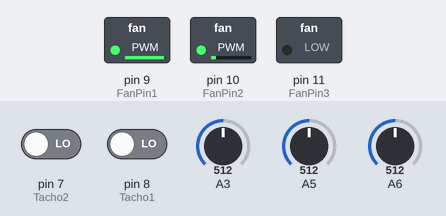
Bench run of a sketch on a simulated Arduino Nano, built with avr-gcc and run on an emulated ATmega328P. Parts: switched loads named in the sketch (green lamp = pin HIGH). The inputs (shaded band) are chosen by the test bench; at power-on: A3 = 512, A6 = 512, pin 7 (Tacho2) LOW, pin 8 (Tacho1) LOW, A5 = 512. What the sketch prints to the serial monitor is not drawn.

Above: at 19.5 s.
19.6 s: A3 set to 716
At 30.8 s:
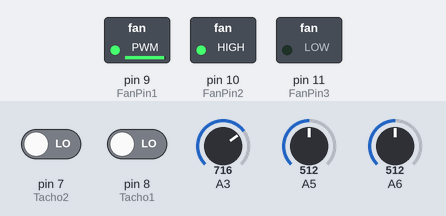
33.9 s: A6 set to 122
At 43.2 s:
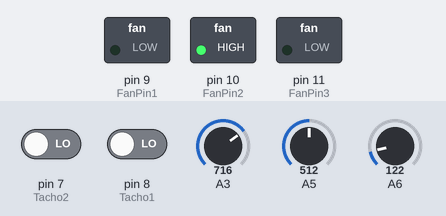
55.9 s: A3 set to 651
58.1 s: A3 set to 620
At 69.3 s:
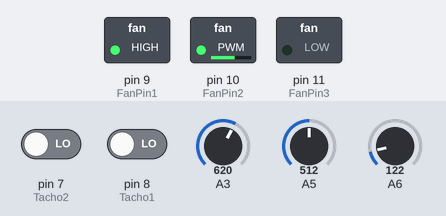
73.4 s: A3 set to 900
Timing chart, 0 to 87.6 s (numbered marks = the images above; inputs shaded):
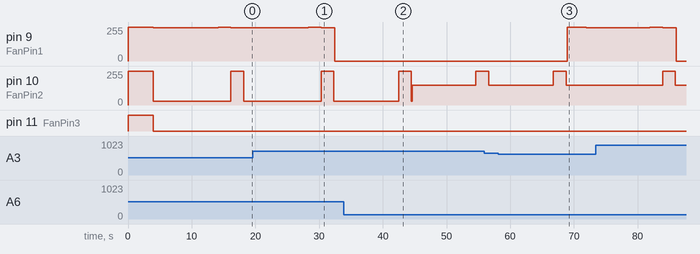

Measured:
- the behaviour switches between 639 and 638 on A3 (found by bisection; images 2 and 3)
- after the input at 58.1 s, pin 9 (FanPin1): 0/255 → 255/255 after 10.8 s, → 250/255 3.0 s later

The sketch:

ntc.ino
```cpp
/*thermistor parameters:

   RT0: 10 000 Ω
   B: 3977 K +- 0.75%
   T0:  25 C
   +- 5%


   P1  10 Pin

   1  12 Volt
   2  12 Volt
   3  GND
   4  GND
   5  NTC 1
   6  NTC 1
   7  NTC 2
   8  NTC 2
   9  NC
   10 NC


   P2 10 Pin

   1  Fan 1 + 12 Volt
   2  Fan 1 -
   3  Fan 1 Tacho
   4  Fan 2 + 12 Volt
   5  Fan 2 -
   6  Fan 2 Tacho
   7  Fan 3 + 12 Volt
   8  Fan 3 -
   9  Fan 4Tacho
   10 NC
*/

/* These values are in the datasheet */
#define RT0 10000   // Ω
#define B 4300      // K


const int FanPin1 = 9;  // Main fan
const int FanPin2 = 10; // nForce fan
const int FanPin3 = 11; // Disk fan


const int Tacho1 = 8;
const int Tacho2 = 7;
const int Tacho3 = 6;


/* Fan case */
const byte SpeedFan1Low  = 250;
const byte SpeedFan1High = 255;

/* Fan nForce */
const byte SpeedFan2Low  = 30;
const byte SpeedFan2High = 150;

const byte SpeedFan3Low  = 00;
const byte SpeedFan3High = 0;


byte SpeedFan1;
byte SpeedFan2;
byte SpeedFan3;

int AbfrageZahl = 5; // Je mehr abfragen, desto stabiler isr das Ergebnis, dauert aber länger
int Abfrage[5]; // Array Variable für das Mitteln der Temperatur http://arduino.cc/de/pmwiki.php?n=Reference/Array

#define VCC 5.01    //Supply voltage
#define R 10000     //R=10KΩ

/* Variables */
float RT, VR, ln, TX, T0, VRT;

void setup() {

  TCCR1B = (TCCR1B & 0b11111000) | 0x01; /* Setzt Timer1 (Pin 9 und 10) auf 31300Hz */
  pinMode(Tacho1, INPUT);
  pinMode(Tacho2, INPUT);
  pinMode(Tacho3, INPUT);
  Serial.begin(9600);
  T0 = 25 + 273.15;                 /* Temperature T0 from datasheet, conversion from Celsius to kelvin */

  /* start all fans */
  SpeedFan1 = 255;
  SpeedFan2 = 255;
  SpeedFan3 = 255;

  analogWrite(FanPin1, SpeedFan1);
  analogWrite(FanPin2, SpeedFan2);
  analogWrite(FanPin3, SpeedFan3);
  delay(4000);

  SpeedFan1 = SpeedFan1Low;
  SpeedFan2 = SpeedFan2Low;
  SpeedFan3 = SpeedFan3Low;

  analogWrite(FanPin1, SpeedFan1);
  analogWrite(FanPin2, SpeedFan2);
  analogWrite(FanPin3, SpeedFan3);
}


void loop()
{
  float TX1, TX2, TX3;
  unsigned long FanRPM1;
  unsigned long FanRPM2;
  unsigned long FanRPM3;

  // case temperature
  TX1 = readNtc(A3);

  // nForce temperature
  TX2 = readNtc(A6);

  // disk temperature
  TX3 = readNtc(A5);

  Serial.print("Temperature case: ");
  Serial.print(TX1);
  Serial.print(" C nForce: ");
  Serial.print(TX2);
  Serial.print(" C  disk: ");
  Serial.print(TX3);
  Serial.println(" C");

  /* Fan 1 */
  if (TX1 >= 50 )
  {
    SpeedFan1 = SpeedFan1High;
    analogWrite(FanPin1, SpeedFan1);
  }
  else if ((TX1 <= 30) && ( TX1 > 15))
  {
    if (SpeedFan1 == 0)
    {
      /* restart fan */
      analogWrite(FanPin1, 255);
      delay(3000);

    }
    SpeedFan1 = SpeedFan1Low;
    analogWrite(FanPin1, SpeedFan1);
  }
  else if (TX1 <= 10)
  {
    /* Fan stop */
    SpeedFan1 = 0;
    analogWrite(FanPin1, SpeedFan1);
  }

  /* Fan 2 nForce */
  if (TX2 >= 47 )
  {
    SpeedFan2 = SpeedFan2High;
    analogWrite(FanPin2, SpeedFan2);
  }
  else if ((TX2 <= 44) && (TX2 > 15))
  {
    if (SpeedFan2 == 0)
    {
      /* restart fan */
      analogWrite(FanPin2, 255);
      delay(3000);

    }
    SpeedFan2 = SpeedFan2Low;
    analogWrite(FanPin2, SpeedFan2);
  }
  else if (TX < 10)
  {
    /* Fan stop */
    SpeedFan2 = 0;
    analogWrite(FanPin2, SpeedFan2);
  }

  /* Fan 3 */
  if (TX2 >= 50 )
  {
    SpeedFan3 = SpeedFan3High;
    analogWrite(FanPin3, SpeedFan3);
  }
  else if (TX2 <= 35)
  {
    SpeedFan3 = SpeedFan3Low;
    analogWrite(FanPin3, SpeedFan3);
  }

  delay(10000);

  Serial.print("Speed Fan1 RPM ");
  FanRPM1 = pulse_stretch(FanPin1, Tacho1, SpeedFan1);
  Serial.print(FanRPM1);
  Serial.print("  Fan2 RPM ");
  FanRPM2 = pulse_stretch(FanPin2, Tacho2, SpeedFan2);
  Serial.print(FanRPM2);
  Serial.print("  Fan3 RPM ");
  FanRPM3 = pulse_stretch(FanPin3, Tacho3, SpeedFan3);
  Serial.println(FanRPM3);
}

float readNtc(int pin) {

  int Durchschnitt;
  for (int i = 0; i < AbfrageZahl; i++) {
    Abfrage[i] = analogRead(pin);
    delay(10);
  }

  // Mittelt alle Abfragen
  Durchschnitt = 0;
  for (int i = 0; i < AbfrageZahl; i++) {
    Durchschnitt += Abfrage[i];
  }
  Durchschnitt /= AbfrageZahl;

  VRT = Durchschnitt;              //Acquisition analog value of VRT
  VRT = ( 5.0 / 1023.00) * VRT;      //Conversion to voltage
  VR = VCC - VRT;
  RT = VRT / (VR / R);               //Resistance of RT

  ln = log(RT / RT0);
  TX = (1 / ((ln / B) + (1 / T0))); //Temperature from thermistor

  TX = TX - 273.15;                 //Conversion to Celsius
  return TX;
}

unsigned long pulse_stretch(int FanPin, int Tacho, int FanSpeed) {

  unsigned long FlankenZeit;
  unsigned long UmdrZeit;
  unsigned long RPS;
  unsigned long RPM;

  if (FanSpeed != 0) {
    analogWrite(FanPin, 255);  /* Constant volt */
    FlankenZeit = pulseIn(Tacho, HIGH); /* get pulse length */
    if(FlankenZeit < 100)
       FlankenZeit = pulseIn(Tacho, HIGH); /* get pulse length */
    analogWrite(FanPin, FanSpeed); /* reset fan spedd */
    //Serial.println();
    //Serial.println(FlankenZeit);
    UmdrZeit = ((FlankenZeit * 4) / 1000);
    RPS = (1000 / UmdrZeit);
    RPM = (RPS * 60);
  }
  else {
    RPM = 0;
  }
  return RPM;
}
```
